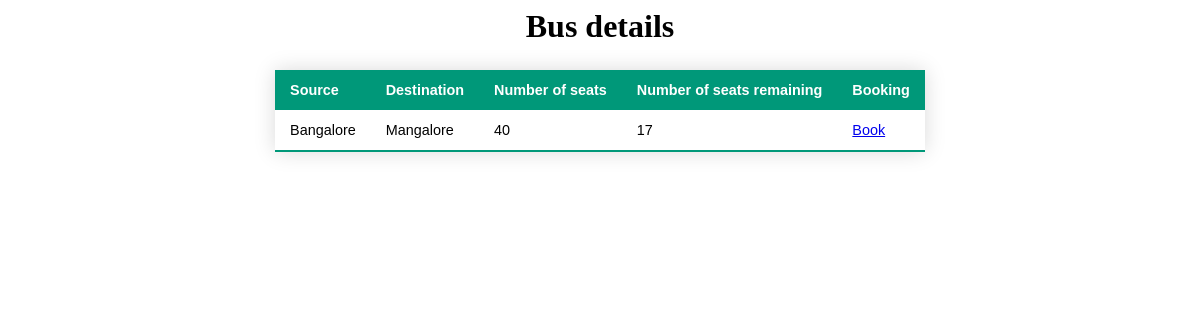
Page /detail/1/ (signed in) on the committed database.
### transporter/models.py (models this page shows, shortened)
class Trip(models.Model):
    bus=models.ForeignKey(Bus, related_name='bus_id', on_delete=models.CASCADE)
    source=models.CharField(max_length=100)
    destination=models.CharField(max_length=100)
    no_of_seats=models.IntegerField()
    no_of_seats_left=models.IntegerField()

### transporter/views.py (the view)
# urls.py: path('detail/<int:pk>/', TripDetailView.as_view(), name="trip_detail" ),
class TripDetailView(LoginRequiredMixin, DetailView):
    login_url = 'login'
    redirect_field_name = 'login'
    model = Trip
    template_name= 'trip_detail.html'

### templates/trip_detail.html (shortened to what this page needs)
<center>
<h1> Bus details </h1>
<table class="styled-table">
<thead>
    <tr>
        <th>Source</th>
        <th>Destination</th>
        <th>Number of seats </th>
        <th>Number of seats remaining </th>
        <th>Booking </th>
    </tr>
</thead>
<tbody>
    <tr>
        <td>{{object.source}}</td>
        <td>{{object.destination}}</td>
        <td>{{object.no_of_seats}}</td>
        <td>{{object.no_of_seats_left}}</td>
        <td><a href="{% url 'booking' %}"> Book</a></td>
    </tr>
</tbody>
</table>

### templates/trip_detail.html (style rules this page uses)
.styled-table { border-collapse: collapse; margin: 25px 0; font-size: 0.9em; font-family: sans-serif; min-width: 400px; box-shadow: 0 0 20px rgba(0, 0, 0, 0.15); }
.styled-table thead tr { background-color: #009879; color: #ffffff; text-align: left; }
.styled-table th, .styled-table td { padding: 12px 15px; }
.styled-table tbody tr { border-bottom: 1px solid #dddddd; }
.styled-table tbody tr:last-of-type { border-bottom: 2px solid #009879; }

### rows in the picture
Trip: source "Bangalore", destination "Mangalore", no_of_seats "40", no_of_seats_left "17"
